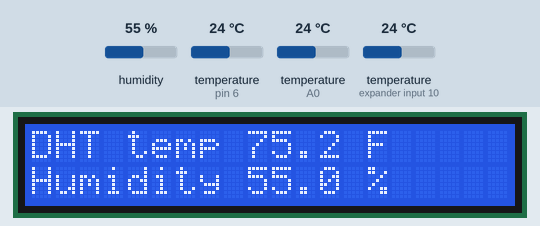
A sketch run on a simulated Arduino Uno, built with avr-gcc and run on an emulated ATmega328P. Parts: 20×2 character LCD. The inputs (shaded band) are chosen by the test bench; at power-on: humidity 55 %, temperature (sensors on A0, pin 6, expander input 10) 24 °C. What the sketch prints to the serial monitor is not drawn.

Above: at 4.0 s.
4.1 s: humidity set to 22 %
At 9.6 s:
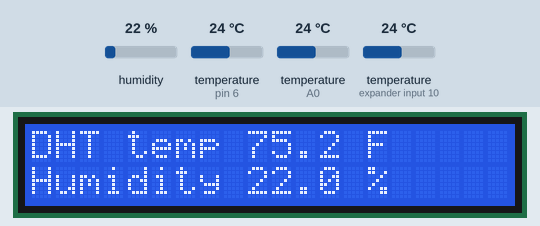
10.3 s: temperature (sensor on A0) set to 12 °C
At 13.5 s:
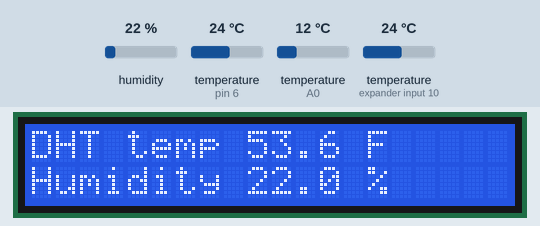
16.5 s: humidity set to 40 %
At 18.6 s:
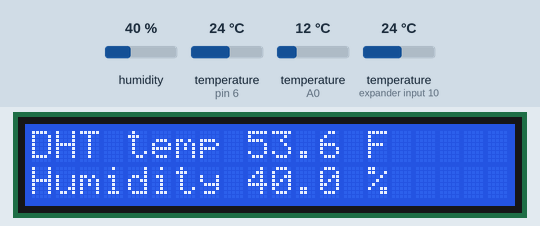
22.7 s: temperature (sensor on A0) set to 19 °C
At 23.8 s:
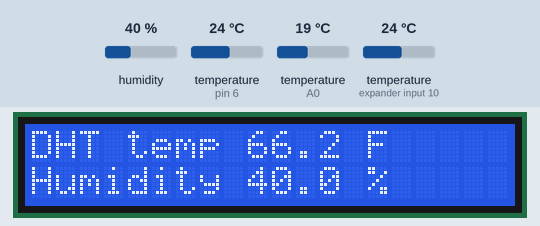
Timing chart, 0 to 25.7 s (numbered marks = the images above; inputs shaded):
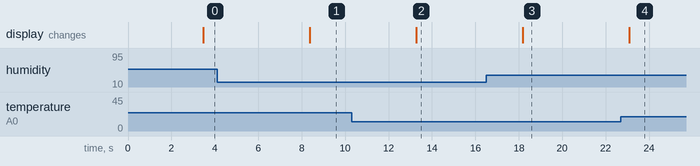

The sketch:

DHT11.ino
```cpp
#include "dht11.h"
#include <LiquidCrystal.h>
#include <OneWire.h>
#include <DallasTemperature.h>

#define COOL 1
#define TEMPERATE 2
#define HOT 3

#define LOW_TEMP_LIMIT 65.0
#define HIGH_TEMP_LIMIT 75.0

// digital pins
#define TEMP_PROBE_PIN 6
#define BLUE_LED_PIN 7
#define GREEN_LED_PIN 8
#define RED_LED_PIN 9
#define RELAY_PIN 10

// analog pins
#define DHT_PIN A0

dht11 DHT;


LiquidCrystal lcd(12, 11, 10, 9, 8, 7);

// initialize the one wire library
OneWire oneWire(TEMP_PROBE_PIN);

// initialize the Dallas temperature library
DallasTemperature sensors(&oneWire);

float probeTemp1 = 0;
float probeTemp2 = 0;

int state = 0;
int activeLEDPin = RED_LED_PIN;


void setDigitalOutputs(int blueLedState, int greenLedState, int redLedState, int relayState)
{
  digitalWrite(BLUE_LED_PIN, blueLedState);
  digitalWrite(GREEN_LED_PIN, greenLedState);
  digitalWrite(RED_LED_PIN, redLedState);
  digitalWrite(RELAY_PIN, relayState);
}

void flashLED(int pin)
{
   digitalWrite(pin, HIGH);
   delay(100);
   digitalWrite(pin, LOW);
}

void setup(){
  lcd.begin(20, 2);
  lcd.print("DHT and 1 wire");

  pinMode(BLUE_LED_PIN, OUTPUT);
  pinMode(GREEN_LED_PIN, OUTPUT);
  pinMode(RED_LED_PIN, OUTPUT);
  pinMode(RELAY_PIN, OUTPUT);

  Serial.begin(115200);

  delay(500);//Delay to let system boot

  Serial.println("DHT11 Humidity & temperature Sensor\n\n");
  delay(1000);//Wait before accessing Sensor
}

void displayDHT(float rh, float temp)
{
  static char buff[32];

  sprintf(buff, "DHT temp %d.%1d F", (int)temp, (int)(temp*10)%10);

  // set the cursor to column 0, line 'row'
  lcd.setCursor(0, 0);
  lcd.print(buff);

  sprintf(buff, "Humidity %d.%1d %%", (int)rh, (int)(rh*10)%10);

  lcd.setCursor(0, 1);
  lcd.print(buff);
}

void displayProbeTemp(int probe, int row, float temp)
{
  static char buff[32];

  sprintf(buff, "Probe %d %d.%1d F", probe, (int)temp, (int)(temp*10)%10);

  // set the cursor to column 0, line 'row'
  lcd.setCursor(0, row);
  lcd.print(buff);
}

void loop(){

  flashLED(activeLEDPin);

  sensors.requestTemperatures();

  delay(1000);

  probeTemp1 = sensors.getTempFByIndex(0);
  probeTemp2 = sensors.getTempFByIndex(1);


    DHT.read(DHT_PIN);

    Serial.print("Current humidity = ");
    Serial.print(DHT.humidity);
    Serial.print("%  ");
    Serial.print("temperature = ");
    Serial.print(DHT.temperature);
    Serial.println("C  ");

    displayDHT(DHT.humidity, DHT.temperature * 9.0/5.0 + 32.0);

    //displayProbeTemp(1, 2, probeTemp1);
   //displayProbeTemp(2, 3, probeTemp2);

  if( probeTemp1 <= LOW_TEMP_LIMIT )
  {
    if( state != COOL )
    {
      state = COOL;
      setDigitalOutputs(HIGH, LOW, LOW, HIGH);
      activeLEDPin = BLUE_LED_PIN;
    }
  }
  else if ( probeTemp1 <= HIGH_TEMP_LIMIT )
  {
    if( state != TEMPERATE )
    {
       state = TEMPERATE;
      setDigitalOutputs(LOW, HIGH, LOW, HIGH);
      activeLEDPin = GREEN_LED_PIN;
    }
  }
  else
  {
    if( state != HOT )
    {
      state = HOT;
      setDigitalOutputs(LOW, LOW, HIGH, LOW);
      activeLEDPin = RED_LED_PIN;
    }
  }

  delay(3000);//Wait 5 seconds before accessing sensor again.

}// end loop()
```

Measured:
- after the input at 4.1 s, the display: changes after 4.3 s (image 1)
- after the input at 10.3 s, the display: changes after 3.0 s (image 2)
- after the input at 16.5 s, the display: changes after 1.7 s (image 3)
- after the input at 22.7 s, the display: changes after 0.39 s (image 4)
